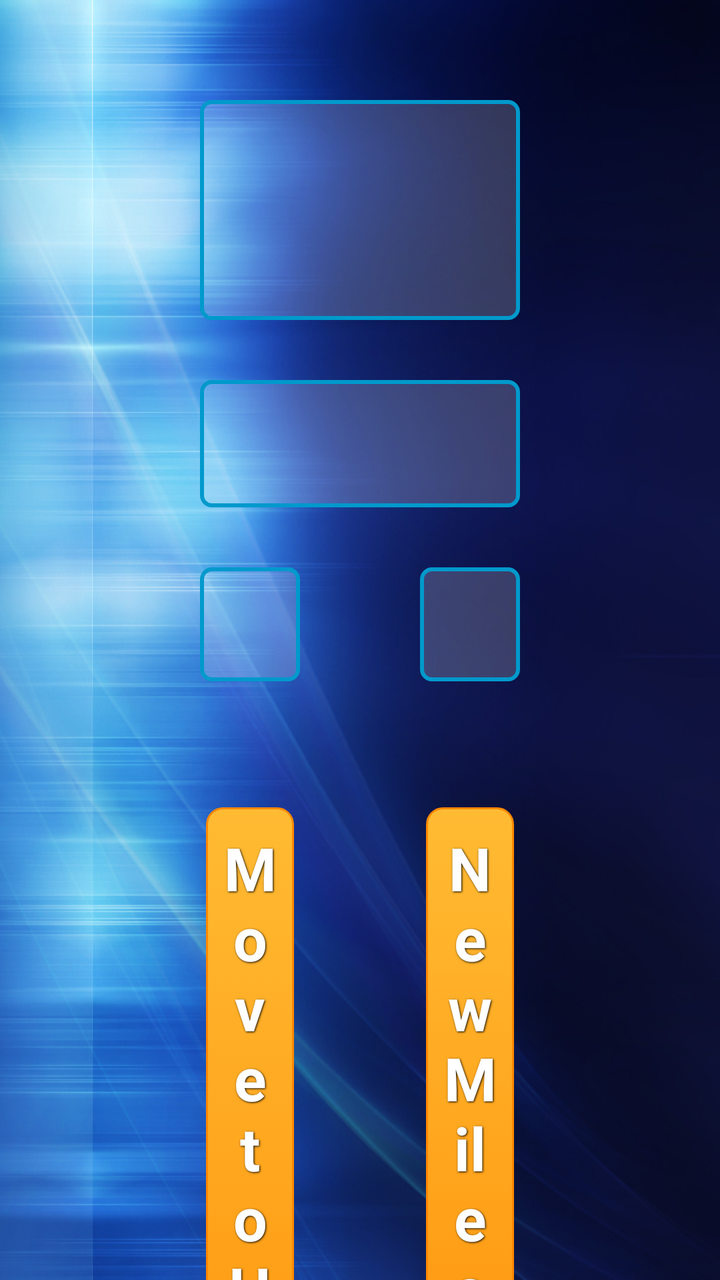
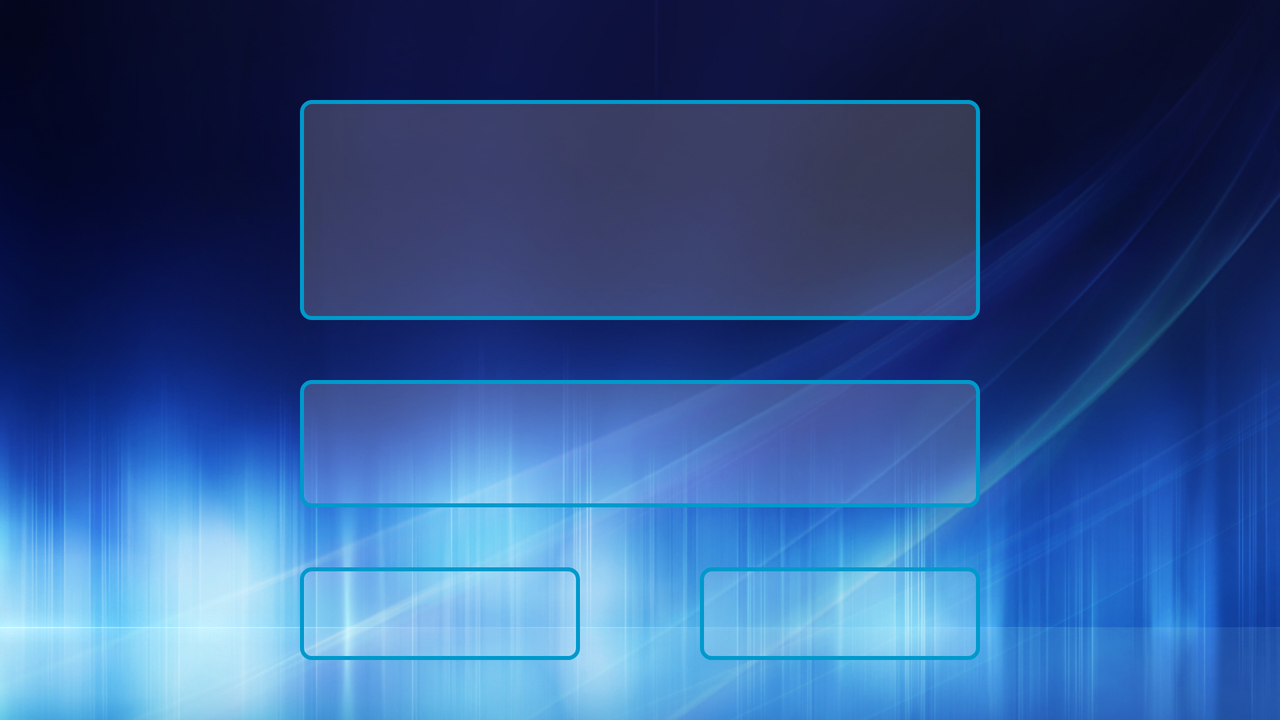

An Android layout and its configuration variant, each rendered on a device that would load it. The default file and the variant file are quoted in full after the pictures.
<!-- AndroidManifest.xml: application theme CustomActionBarTheme -->
<!-- res/layout/activity_project.xml -->
<?xml version="1.0" encoding="utf-8"?>
<LinearLayout xmlns:android="http://schemas.android.com/apk/res/android"
    xmlns:tools="http://schemas.android.com/tools"
    android:layout_width="match_parent"
    android:layout_height="match_parent"
    android:background="@drawable/background"
    tools:context=".ProjectActivity"
    android:orientation="vertical" >
    
    <TextView
        android:id="@+id/projectName"
        android:layout_width="match_parent"
        android:layout_height="wrap_content"
        android:layout_gravity="center_horizontal"
        android:gravity="center_horizontal"
        android:layout_marginTop="@dimen/margin_50"
        android:layout_marginLeft="@dimen/margin_100"
        android:layout_marginRight="@dimen/margin_100"
		android:padding="@dimen/margin_15"
		android:textColor="@color/pale_yellow"
		android:textColorHighlight="@color/blue"
		android:textSize="60sp"
		android:background="@drawable/edittext_round" />
    
    <TextView
        android:id="@+id/projectDescription"
        android:layout_width="match_parent"
        android:layout_height="wrap_content"
        android:layout_gravity="center_horizontal"
        android:gravity="center_horizontal"
        android:layout_marginLeft="@dimen/margin_100"
        android:layout_marginRight="@dimen/margin_100"
        android:layout_marginTop="@dimen/margin_30"
        android:layout_marginBottom="@dimen/margin_30"
		android:padding="@dimen/margin_15"
		android:textColor="@color/white"
		android:textColorHighlight="@color/blue"
		android:textSize="25sp"
		android:background="@drawable/edittext_round" />
    
	<LinearLayout
        android:layout_width="match_parent"
        android:layout_height="wrap_content"
        android:layout_gravity="center_horizontal"
        android:gravity="center_horizontal"
        android:layout_marginLeft="@dimen/margin_100"
        android:layout_marginRight="@dimen/margin_100"
        android:layout_marginBottom="@dimen/margin_30"
        android:orientation="horizontal" >

	    <TextView
	        android:id="@+id/projectDate"
	        android:layout_weight="1"
	        android:layout_width="0dp"
	        android:layout_height="wrap_content"
   	        android:layout_gravity="center_horizontal"
    	    android:gravity="center_horizontal"    
	        android:layout_marginRight="@dimen/margin_30"
			android:padding="@dimen/margin_15"
			android:singleLine="true"
			android:textColor="@color/white"
			android:textColorHighlight="@color/blue"
			android:textSize="20sp"
			android:background="@drawable/edittext_round" />
    	<TextView
	        android:id="@+id/projectPhase"
   	        android:layout_weight="1"
	        android:layout_width="0dp"
	        android:layout_height="wrap_content"
            android:layout_gravity="center_horizontal"
    	    android:gravity="center_horizontal"    
   	        android:layout_marginLeft="@dimen/margin_30"
			android:padding="@dimen/margin_15"
			android:singleLine="true"
			android:textColor="@color/pale_blue"
			android:textColorHighlight="@color/blue"
			android:textSize="20sp"
			android:background="@drawable/edittext_round" />
        
    </LinearLayout>
    
    <ListView
        android:layout_width="fill_parent"
        android:id="@+id/lvMilestones"
        android:layout_height="0dp"
        android:layout_weight="1" />
	
    <LinearLayout
        android:layout_width="match_parent"
        android:layout_height="wrap_content"
        android:baselineAligned="false"
        android:layout_marginLeft="@dimen/margin_100"
        android:layout_marginRight="@dimen/margin_100"
        android:layout_marginTop="@dimen/margin_30"
        android:layout_marginBottom="@dimen/margin_30"
        android:orientation="horizontal" >
        
        <FrameLayout
	        android:layout_width="0dp"
	    	android:layout_height="wrap_content"
		    android:layout_weight="1"
		    android:paddingBottom="@dimen/margin_0"
		    android:paddingLeft="@dimen/margin_0"
		    android:paddingRight="@dimen/margin_30"
		    android:paddingTop="@dimen/margin_0" >
            <Button
		        android:text="@string/move_to_history_button"
		        android:id="@+id/button_move_to_history"
		        android:background="@drawable/btn_yellow"
		        style="@style/ButtonText"
		        android:onClick="btnMoveToHistoryOnClick" />
        </FrameLayout>    
        
        <FrameLayout
	        android:layout_width="0dp"
	    	android:layout_height="wrap_content"
	    	android:layout_weight="1"
		    android:paddingBottom="@dimen/margin_0"
		    android:paddingLeft="@dimen/margin_30"
		    android:paddingRight="@dimen/margin_0"
		    android:paddingTop="@dimen/margin_0" >
		    <Button
		        android:text="@string/add_milestone_button"
		        android:id="@+id/button_add_milestone"
		        android:background="@drawable/btn_yellow"
		        style="@style/ButtonText"
		        android:onClick="btnAddMilestoneOnClick" />
        </FrameLayout>
        
    </LinearLayout>
    
    
    <FrameLayout
        android:layout_width="match_parent"
    	android:layout_height="wrap_content"
	    android:paddingBottom="@dimen/margin_30"
	    android:paddingLeft="@dimen/margin_250"
	    android:paddingRight="@dimen/margin_250"
	    android:paddingTop="@dimen/margin_0" >
        <Button
	        android:text="@string/delete_project_button"
	        android:id="@+id/button_delete"
	        android:background="@drawable/btn_yellow"
	        style="@style/ButtonText"
	        android:onClick="btnDeleteOnClick" />
    </FrameLayout>
    
</LinearLayout>
<!-- resources referenced by this layout -->
<resources>
  <color name="blue">#0099cc</color>
  <color name="pale_blue">#33b5e5</color>
  <color name="pale_yellow">#ffbb33</color>
  <color name="white">#ffffff</color>
  <dimen name="margin_0">0dp</dimen>
  <dimen name="margin_100">100dp</dimen>
  <dimen name="margin_15">15dp</dimen>
  <dimen name="margin_250">250dp</dimen>
  <dimen name="margin_30">30dp</dimen>
  <dimen name="margin_50">50dp</dimen>
  <!-- drawable background: jpg bitmap (drawable-xxhdpi, 426798 bytes) -->
  <!-- drawable btn_yellow (drawable-hdpi) -->
  <?xml version="1.0" encoding="utf-8"?>
  <selector xmlns:android="http://schemas.android.com/apk/res/android">
      <item android:state_pressed="true" >
          <shape>
              <solid
                  android:color="#ffbb33" />
              <stroke
                  android:width="1dp"
                  android:color="#ff8800" />
              <corners
                  android:radius="3dp" />
              <padding
                  android:left="10dp"
                  android:top="10dp"
                  android:right="10dp"
                  android:bottom="10dp" />
          </shape>
      </item>
      <item>
          <shape>
              <gradient
                  android:startColor="#ffbb33"
                  android:endColor="#ff8800"
                  android:angle="270" />
              <stroke
                  android:width="1dp"
                  android:color="#ff8800" />
              <corners
                  android:radius="8dp" />
              <padding
                  android:left="10dp"
                  android:top="10dp"
                  android:right="10dp"
                  android:bottom="10dp" />
          </shape>
      </item>
  </selector>
  <!-- drawable edittext_round (drawable-hdpi) -->
  <?xml version="1.0" encoding="utf-8"?>
  <shape xmlns:android="http://schemas.android.com/apk/res/android" >
      <corners android:radius="5dp" />
  
  	<stroke
  		android:width="2dp"
  		android:color="@color/blue" />
  
  	<solid android:color="@color/semi_transparent" />
  </shape>
  <string name="add_milestone_button">New Milestone</string>
  <string name="delete_project_button">Delete Project</string>
  <string name="move_to_history_button">Move to History</string>
  <style name="ButtonText">
  	    <item name="android:layout_width">fill_parent</item>
  	    <item name="android:layout_height">wrap_content</item>
  	    <item name="android:textColor">#ffffff</item>
  	    <item name="android:gravity">center</item>
  	    <item name="android:layout_margin">3dp</item>
  	    <item name="android:textSize">30sp</item>
  	    <item name="android:textStyle">bold</item>
  	    <item name="android:shadowColor">#000000</item>
  	    <item name="android:shadowDx">1</item>
  	    <item name="android:shadowDy">1</item>
  	    <item name="android:shadowRadius">2</item>
  	</style>
  <style name="CustomActionBarTheme" parent="@android:style/Theme.Holo">
          <item name="android:actionBarStyle">@style/MyActionBar</item>
          <item name="android:actionBarTabTextStyle">@style/MyActionBarTabText</item>
          <item name="android:actionMenuTextColor">@color/pale_blue</item>
      </style>
  <color name="semi_transparent">#30ffffff</color>
  <style name="MyActionBar" parent="@android:style/Widget.Holo.ActionBar">
          <item name="android:titleTextStyle">@style/MyActionBarTitleText</item>
      </style>
  <style name="MyActionBarTabText" parent="@android:style/Widget.Holo.ActionBar.TabText">
          <item name="android:textColor">@color/pale_blue</item>
      </style>
  <style name="MyActionBarTitleText" parent="@android:style/TextAppearance.Holo.Widget.ActionBar.Title">
          <item name="android:textColor">@color/pale_blue</item>
      </style>
</resources>
<!-- res/layout-land/activity_project.xml (the author's variant of the layout above) -->
<!-- drawn on the phone turned sideways -->
<?xml version="1.0" encoding="utf-8"?>
<LinearLayout xmlns:android="http://schemas.android.com/apk/res/android"
    xmlns:tools="http://schemas.android.com/tools"
    android:layout_width="match_parent"
    android:layout_height="match_parent"
    android:background="@drawable/background_land"
    tools:context=".ProjectActivity"
    android:orientation="vertical" >
    
    <TextView
        android:id="@+id/projectName"
        android:layout_width="match_parent"
        android:layout_height="wrap_content"
        android:layout_gravity="center_horizontal"
        android:gravity="center_horizontal"
        android:layout_marginTop="@dimen/margin_50"
        android:layout_marginLeft="@dimen/margin_150"
        android:layout_marginRight="@dimen/margin_150"
   		android:padding="@dimen/margin_15"
		android:textColor="@color/pale_yellow"
		android:textColorHighlight="@color/blue"
		android:textSize="60sp"
		android:background="@drawable/edittext_round" />
    
    <TextView
        android:id="@+id/projectDescription"
        android:layout_width="match_parent"
        android:layout_height="wrap_content"
        android:layout_gravity="center_horizontal"
        android:gravity="center_horizontal"
        android:layout_marginLeft="@dimen/margin_150"
        android:layout_marginRight="@dimen/margin_150"
        android:layout_marginTop="@dimen/margin_30"
        android:layout_marginBottom="@dimen/margin_30"
   		android:padding="@dimen/margin_15"
		android:textColor="@color/white"
		android:textColorHighlight="@color/blue"
		android:textSize="25sp"
		android:background="@drawable/edittext_round" />
    
	<LinearLayout
        android:layout_width="match_parent"
        android:layout_height="wrap_content"
        android:layout_gravity="center_horizontal"
        android:gravity="center_horizontal"
        android:layout_marginLeft="@dimen/margin_150"
        android:layout_marginRight="@dimen/margin_150"
        android:layout_marginBottom="@dimen/margin_30"
        android:orientation="horizontal" >
        
	    <TextView
	        android:id="@+id/projectDate"
	        android:layout_weight="1"
	        android:layout_width="0dp"
	        android:layout_height="wrap_content"
	        android:layout_gravity="center_horizontal"
    	    android:gravity="center_horizontal"
	        android:layout_marginRight="@dimen/margin_30"
       		android:padding="@dimen/margin_15"
			android:singleLine="true"
			android:textColor="@color/white"
			android:textColorHighlight="@color/blue"
			android:textSize="20sp"
			android:background="@drawable/edittext_round" />
    	<TextView
	        android:id="@+id/projectPhase"
	        android:layout_weight="1"
	        android:layout_width="0dp"
	        android:layout_height="wrap_content"
            android:layout_gravity="center_horizontal"
    	    android:gravity="center_horizontal"    
   	        android:layout_marginLeft="@dimen/margin_30"
       		android:padding="@dimen/margin_15"
	        android:singleLine="true"
			android:textColor="@color/pale_blue"
			android:textColorHighlight="@color/blue"
			android:textSize="20sp"
			android:background="@drawable/edittext_round" />
        
    </LinearLayout>
    
    <LinearLayout
        android:layout_width="match_parent"
        android:layout_height="wrap_content"
        android:baselineAligned="false"
        android:layout_marginLeft="@dimen/margin_150"
        android:layout_marginRight="@dimen/margin_150"
        android:layout_marginTop="@dimen/margin_30"
        android:layout_marginBottom="@dimen/margin_30"
        android:orientation="horizontal" >
        
        <FrameLayout
	        android:layout_width="0dp"
	    	android:layout_height="wrap_content"
		    android:layout_weight="1"
		    android:paddingBottom="@dimen/margin_0"
		    android:paddingLeft="@dimen/margin_0"
		    android:paddingRight="@dimen/margin_30"
		    android:paddingTop="@dimen/margin_0" >
            <Button
		        android:text="@string/move_to_history_button"
		        android:id="@+id/button_move_to_history"
		        android:background="@drawable/btn_yellow"
		        style="@style/ButtonText"
		        android:onClick="btnMoveToHistoryOnClick" />
        </FrameLayout>    
        
        <FrameLayout
	        android:layout_width="0dp"
	    	android:layout_height="wrap_content"
	    	android:layout_weight="1"
		    android:paddingBottom="@dimen/margin_0"
		    android:paddingLeft="@dimen/margin_30"
		    android:paddingRight="@dimen/margin_0"
		    android:paddingTop="@dimen/margin_0" >
		    <Button
		        android:text="@string/add_milestone_button"
		        android:id="@+id/button_add_milestone"
		        android:background="@drawable/btn_yellow"
		        style="@style/ButtonText"
		        android:onClick="btnAddMilestoneOnClick" />
        </FrameLayout>
        
    </LinearLayout>
    
</LinearLayout>
<!-- resources referenced by the variant -->
<!-- as the phone turned sideways resolves them -->
<resources>
  <color name="blue">#0099cc</color>
  <color name="pale_blue">#33b5e5</color>
  <color name="pale_yellow">#ffbb33</color>
  <color name="white">#ffffff</color>
  <dimen name="margin_0">0dp</dimen>
  <dimen name="margin_15">15dp</dimen>
  <dimen name="margin_150">150dp</dimen>
  <dimen name="margin_30">30dp</dimen>
  <dimen name="margin_50">50dp</dimen>
  <!-- drawable background_land: jpg bitmap (drawable-xxhdpi, 423593 bytes) -->
  <!-- drawable btn_yellow (drawable-hdpi) -->
  <?xml version="1.0" encoding="utf-8"?>
  <selector xmlns:android="http://schemas.android.com/apk/res/android">
      <item android:state_pressed="true" >
          <shape>
              <solid
                  android:color="#ffbb33" />
              <stroke
                  android:width="1dp"
                  android:color="#ff8800" />
              <corners
                  android:radius="3dp" />
              <padding
                  android:left="10dp"
                  android:top="10dp"
                  android:right="10dp"
                  android:bottom="10dp" />
          </shape>
      </item>
      <item>
          <shape>
              <gradient
                  android:startColor="#ffbb33"
                  android:endColor="#ff8800"
                  android:angle="270" />
              <stroke
                  android:width="1dp"
                  android:color="#ff8800" />
              <corners
                  android:radius="8dp" />
              <padding
                  android:left="10dp"
                  android:top="10dp"
                  android:right="10dp"
                  android:bottom="10dp" />
          </shape>
      </item>
  </selector>
  <!-- drawable edittext_round (drawable-hdpi) -->
  <?xml version="1.0" encoding="utf-8"?>
  <shape xmlns:android="http://schemas.android.com/apk/res/android" >
      <corners android:radius="5dp" />
  
  	<stroke
  		android:width="2dp"
  		android:color="@color/blue" />
  
  	<solid android:color="@color/semi_transparent" />
  </shape>
  <string name="add_milestone_button">New Milestone</string>
  <string name="move_to_history_button">Move to History</string>
  <style name="ButtonText">
  	    <item name="android:layout_width">fill_parent</item>
  	    <item name="android:layout_height">wrap_content</item>
  	    <item name="android:textColor">#ffffff</item>
  	    <item name="android:gravity">center</item>
  	    <item name="android:layout_margin">3dp</item>
  	    <item name="android:textSize">30sp</item>
  	    <item name="android:textStyle">bold</item>
  	    <item name="android:shadowColor">#000000</item>
  	    <item name="android:shadowDx">1</item>
  	    <item name="android:shadowDy">1</item>
  	    <item name="android:shadowRadius">2</item>
  	</style>
  <style name="CustomActionBarTheme" parent="@android:style/Theme.Holo">
          <item name="android:actionBarStyle">@style/MyActionBar</item>
          <item name="android:actionBarTabTextStyle">@style/MyActionBarTabText</item>
          <item name="android:actionMenuTextColor">@color/pale_blue</item>
      </style>
  <color name="semi_transparent">#30ffffff</color>
  <style name="MyActionBar" parent="@android:style/Widget.Holo.ActionBar">
          <item name="android:titleTextStyle">@style/MyActionBarTitleText</item>
      </style>
  <style name="MyActionBarTabText" parent="@android:style/Widget.Holo.ActionBar.TabText">
          <item name="android:textColor">@color/pale_blue</item>
      </style>
  <style name="MyActionBarTitleText" parent="@android:style/TextAppearance.Holo.Widget.ActionBar.Title">
          <item name="android:textColor">@color/pale_blue</item>
      </style>
</resources>
